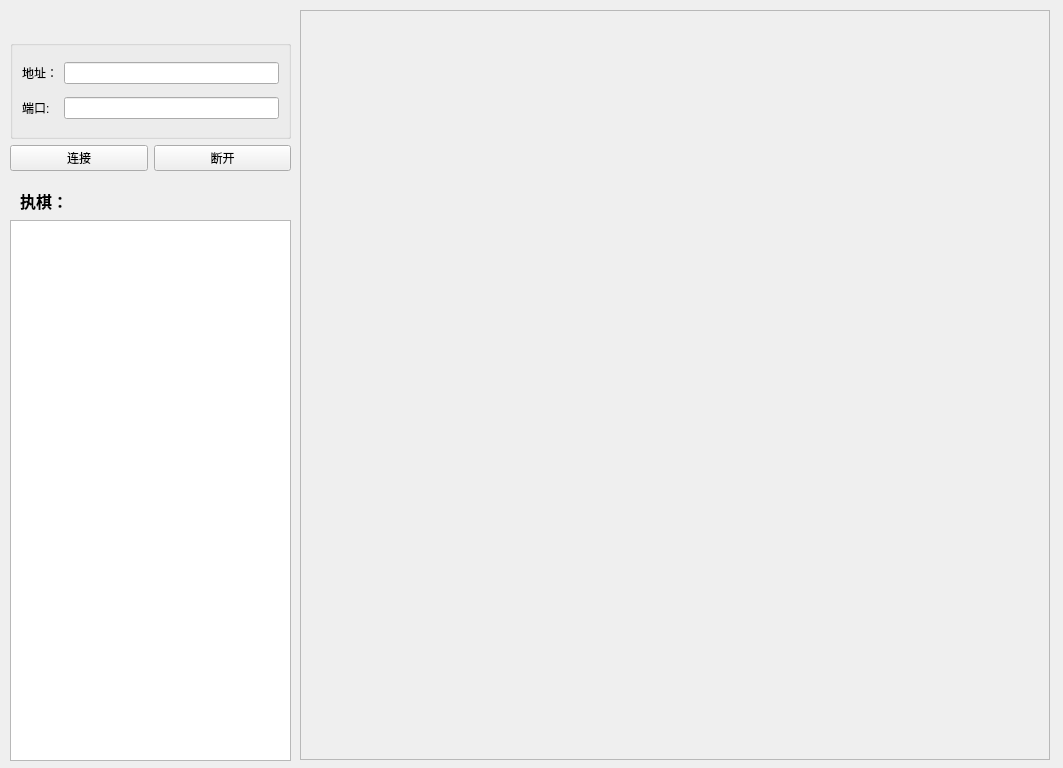
<?xml version="1.0" encoding="UTF-8"?>
<ui version="4.0">
 <class>Form</class>
 <widget class="QWidget" name="Form">
  <property name="geometry">
   <rect>
    <x>0</x>
    <y>0</y>
    <width>1063</width>
    <height>768</height>
   </rect>
  </property>
  <property name="minimumSize">
   <size>
    <width>1063</width>
    <height>768</height>
   </size>
  </property>
  <property name="maximumSize">
   <size>
    <width>1063</width>
    <height>768</height>
   </size>
  </property>
  <property name="mouseTracking">
   <bool>true</bool>
  </property>
  <property name="tabletTracking">
   <bool>true</bool>
  </property>
  <property name="windowTitle">
   <string>Form</string>
  </property>
  <widget class="QWidget" name="verticalLayoutWidget">
   <property name="geometry">
    <rect>
     <x>10</x>
     <y>40</y>
     <width>281</width>
     <height>131</height>
    </rect>
   </property>
   <layout class="QVBoxLayout" name="verticalLayout_2">
    <item>
     <widget class="QGroupBox" name="gridGroupBox">
      <layout class="QGridLayout" name="gridLayout">
       <item row="1" column="0">
        <widget class="QLabel" name="label">
         <property name="text">
          <string>端口:</string>
         </property>
        </widget>
       </item>
       <item row="0" column="0">
        <widget class="QLabel" name="label_2">
         <property name="text">
          <string>地址：</string>
         </property>
        </widget>
       </item>
       <item row="1" column="1">
        <widget class="QLineEdit" name="textPort"/>
       </item>
       <item row="0" column="1">
        <widget class="QLineEdit" name="textIP"/>
       </item>
      </layout>
     </widget>
    </item>
    <item>
     <layout class="QHBoxLayout" name="horizontalLayout_2">
      <item>
       <widget class="QPushButton" name="butConnect">
        <property name="text">
         <string>连接</string>
        </property>
       </widget>
      </item>
      <item>
       <widget class="QPushButton" name="butDisconnect">
        <property name="text">
         <string>断开</string>
        </property>
       </widget>
      </item>
     </layout>
    </item>
   </layout>
  </widget>
  <widget class="QFrame" name="frame">
   <property name="geometry">
    <rect>
     <x>300</x>
     <y>10</y>
     <width>750</width>
     <height>750</height>
    </rect>
   </property>
   <property name="minimumSize">
    <size>
     <width>750</width>
     <height>750</height>
    </size>
   </property>
   <property name="maximumSize">
    <size>
     <width>750</width>
     <height>750</height>
    </size>
   </property>
   <property name="mouseTracking">
    <bool>true</bool>
   </property>
   <property name="tabletTracking">
    <bool>true</bool>
   </property>
   <property name="styleSheet">
    <string notr="true">background-image: url(:/src/Img/gobang.png);</string>
   </property>
   <property name="frameShape">
    <enum>QFrame::StyledPanel</enum>
   </property>
   <property name="frameShadow">
    <enum>QFrame::Raised</enum>
   </property>
  </widget>
  <widget class="QLabel" name="label_3">
   <property name="geometry">
    <rect>
     <x>20</x>
     <y>180</y>
     <width>61</width>
     <height>41</height>
    </rect>
   </property>
   <property name="font">
    <font>
     <family>华光文韵宋_CNKI</family>
     <pointsize>12</pointsize>
     <weight>75</weight>
     <bold>true</bold>
    </font>
   </property>
   <property name="text">
    <string>执棋：</string>
   </property>
  </widget>
  <widget class="QPlainTextEdit" name="plainTextEdit">
   <property name="geometry">
    <rect>
     <x>10</x>
     <y>220</y>
     <width>281</width>
     <height>541</height>
    </rect>
   </property>
   <property name="readOnly">
    <bool>true</bool>
   </property>
  </widget>
 </widget>
 <resources>
  <include location="srcImg.qrc"/>
 </resources>
 <connections/>
</ui>
